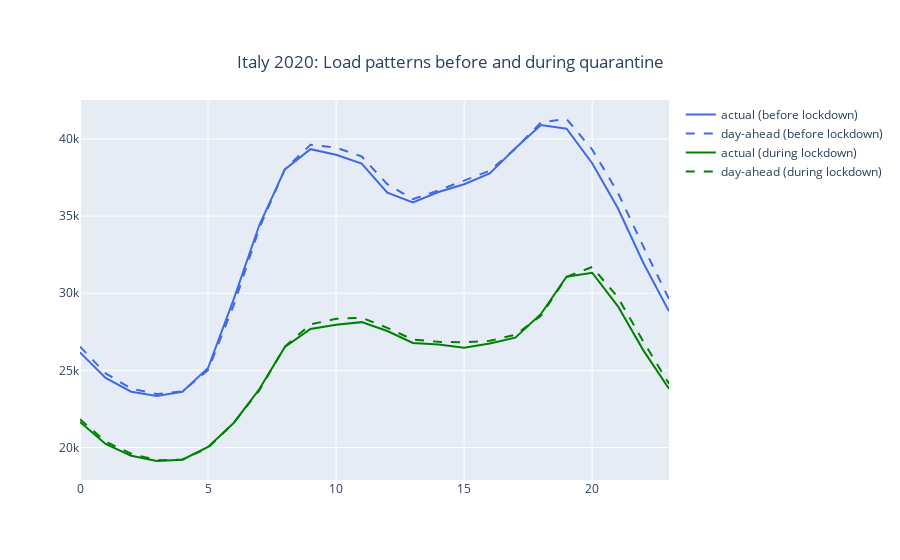
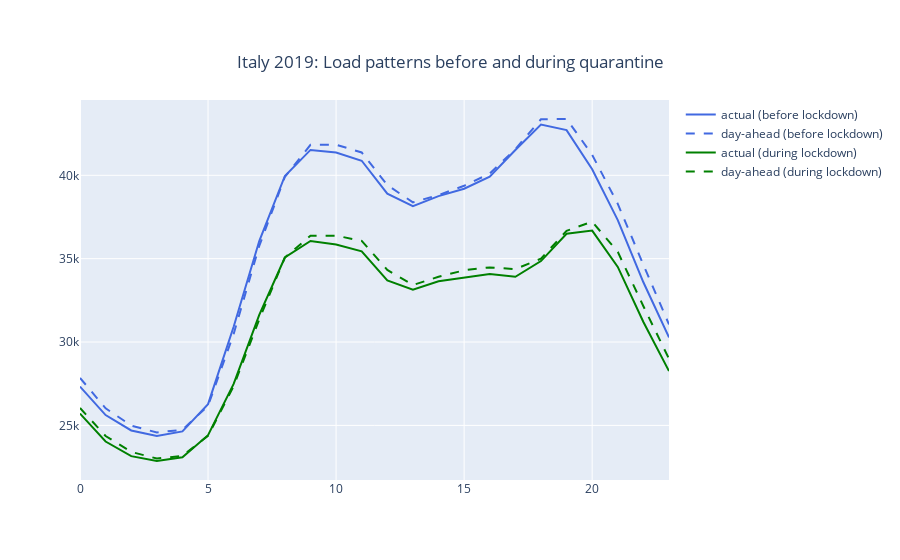

The notebook cell these images were saved under, in order:
### Code cell
it_2020_load
title20 = "Italy 2020: Load patterns before and during quarantine"
df201 = it_2020_load.loc[(it_2020_load.index < datetime(2020,3,9))]
df201 = df201.groupby(df201.index.hour).mean()
df202 = it_2020_load.loc[(it_2020_load.index >= datetime(2020,3,9)) & (it_2020_load.index <= datetime(2020,5,3))]
df202 = df202.groupby(df202.index.hour).mean()
daily_pattern(df201,df202, title20)

title19 = "Italy 2019: Load patterns before and during quarantine"
df191 = it_2019_load.loc[(it_2019_load.index < datetime(2019,3,9))]
df191 = df191.groupby(df191.index.hour).mean()
df192 = it_2019_load.loc[(it_2019_load.index >= datetime(2019,3,9)) & (it_2019_load.index <= datetime(2019,5,10))]
df192 = df192.groupby(df192.index.hour).mean()
daily_pattern(df191,df192, title19)

### Figure 1 — Plotly figure (JSON) as saved in the notebook; plotly's stock layout.template omitted (floating-point values rounded to 4 significant figures)
{"data": [{"line": {"color": "royalblue", "width": 2}, "name": "actual (before lockdown)", "type": "scatter", "x": [0, 1, 2, 3, 4, 5, 6, 7, 8, 9, 10, 11, 12, 13, 14, 15, 16, 17, 18, 19, 20, 21, 22, 23], "y": [26170.0, 24510.0, 23620.0, 23330.0, 23620.0, 25150.0, 29600.0, 34410.0, 38030.0, 39340.0, 38970.0, 38400.0, 36520.0, 35890.0, 36560.0, 37060.0, 37760.0, 39400.0, 40900.0, 40670.0, 38430.0, 35530.0, 31960.0, 28830.0]}, {"line": {"color": "royalblue", "dash": "dash", "width": 2}, "name": "day-ahead (before lockdown)", "type": "scatter", "x": [0, 1, 2, 3, 4, 5, 6, 7, 8, 9, 10, 11, 12, 13, 14, 15, 16, 17, 18, 19, 20, 21, 22, 23], "y": [26540.0, 24810.0, 23820.0, 23460.0, 23640.0, 25020.0, 29214, 34210.0, 38040.0, 39620.0, 39440.0, 38870.0, 37070.0, 36100.0, 36670.0, 37300.0, 37940.0, 39370.0, 41080.0, 41290.0, 39320.0, 36530.0, 33020.0, 29630.0]}, {"line": {"color": "green", "width": 2}, "name": "actual (during lockdown)", "type": "scatter", "x": [0, 1, 2, 3, 4, 5, 6, 7, 8, 9, 10, 11, 12, 13, 14, 15, 16, 17, 18, 19, 20, 21, 22, 23], "y": [21660.0, 20230.0, 19460.0, 19130.0, 19210.0, 20040.0, 21590.0, 23780.0, 26520.0, 27690.0, 27960.0, 28130.0, 27550.0, 26780.0, 26670.0, 26470.0, 26740.0, 27120.0, 28660.0, 31070.0, 31330.0, 29170.0, 26300.0, 23810.0]}, {"line": {"color": "green", "dash": "dash", "width": 2}, "name": "day-ahead (during lockdown)", "type": "scatter", "x": [0, 1, 2, 3, 4, 5, 6, 7, 8, 9, 10, 11, 12, 13, 14, 15, 16, 17, 18, 19, 20, 21, 22, 23], "y": [21830.0, 20380.0, 19590.0, 19170.0, 19220.0, 19970.0, 21590.0, 23700.0, 26540.0, 27980.0, 28350.0, 28410.0, 27760.0, 26990.0, 26850.0, 26820.0, 26920.0, 27310.0, 28540.0, 31060.0, 31700.0, 29750.0, 26860.0, 24130.0]}], "layout": {"autosize": true, "title": {"text": "Italy 2020: Load patterns before and during quarantine", "x": 0.5, "xanchor": "center", "y": 0.9, "yanchor": "top"}, "xaxis": {"autorange": true, "range": [0, 23], "type": "linear"}, "yaxis": {"autorange": true, "range": [17890.0, 42530.0], "type": "linear"}}}

### Figure 2 — Plotly figure (JSON) as saved in the notebook; plotly's stock layout.template omitted (floating-point values rounded to 4 significant figures)
{"data": [{"line": {"color": "royalblue", "width": 2}, "name": "actual (before lockdown)", "type": "scatter", "x": [0, 1, 2, 3, 4, 5, 6, 7, 8, 9, 10, 11, 12, 13, 14, 15, 16, 17, 18, 19, 20, 21, 22, 23], "y": [27330.0, 25620.0, 24700.0, 24360.0, 24640.0, 26270.0, 30910.0, 36060.0, 39960.0, 41520.0, 41360.0, 40870.0, 38900.0, 38140.0, 38750.0, 39200.0, 39920.0, 41520.0, 43040.0, 42710.0, 40360.0, 37310.0, 33580.0, 30270.0]}, {"line": {"color": "royalblue", "dash": "dash", "width": 2}, "name": "day-ahead (before lockdown)", "type": "scatter", "x": [0, 1, 2, 3, 4, 5, 6, 7, 8, 9, 10, 11, 12, 13, 14, 15, 16, 17, 18, 19, 20, 21, 22, 23], "y": [27850.0, 26020.0, 24990.0, 24570.0, 24740.0, 26170.0, 30480.0, 35760.0, 39900.0, 41830.0, 41840.0, 41370.0, 39410.0, 38380.0, 38820.0, 39370.0, 40110.0, 41570.0, 43360.0, 43380.0, 41230.0, 38290.0, 34630.0, 31050.0]}, {"line": {"color": "green", "width": 2}, "name": "actual (during lockdown)", "type": "scatter", "x": [0, 1, 2, 3, 4, 5, 6, 7, 8, 9, 10, 11, 12, 13, 14, 15, 16, 17, 18, 19, 20, 21, 22, 23], "y": [25710.0, 24030.0, 23150.0, 22860.0, 23090.0, 24412, 27490.0, 31630.0, 35070.0, 36060.0, 35850.0, 35440.0, 33700.0, 33140.0, 33640.0, 33870.0, 34080.0, 33910.0, 34860.0, 36500.0, 36680.0, 34500.0, 31200.0, 28260.0]}, {"line": {"color": "green", "dash": "dash", "width": 2}, "name": "day-ahead (during lockdown)", "type": "scatter", "x": [0, 1, 2, 3, 4, 5, 6, 7, 8, 9, 10, 11, 12, 13, 14, 15, 16, 17, 18, 19, 20, 21, 22, 23], "y": [26050.0, 24360.0, 23410.0, 23010.0, 23170.0, 24370.0, 27360.0, 31360.0, 35070.0, 36380.0, 36380.0, 36070.0, 34330.0, 33420.0, 33910.0, 34300.0, 34480.0, 34370.0, 35000.0, 36670.0, 37220.0, 35410.0, 32150.0, 28990.0]}], "layout": {"autosize": true, "title": {"text": "Italy 2019: Load patterns before and during quarantine", "x": 0.5, "xanchor": "center", "y": 0.9, "yanchor": "top"}, "xaxis": {"autorange": true, "range": [0, 23], "type": "linear"}, "yaxis": {"autorange": true, "range": [21720.0, 44520.0], "type": "linear"}}}
